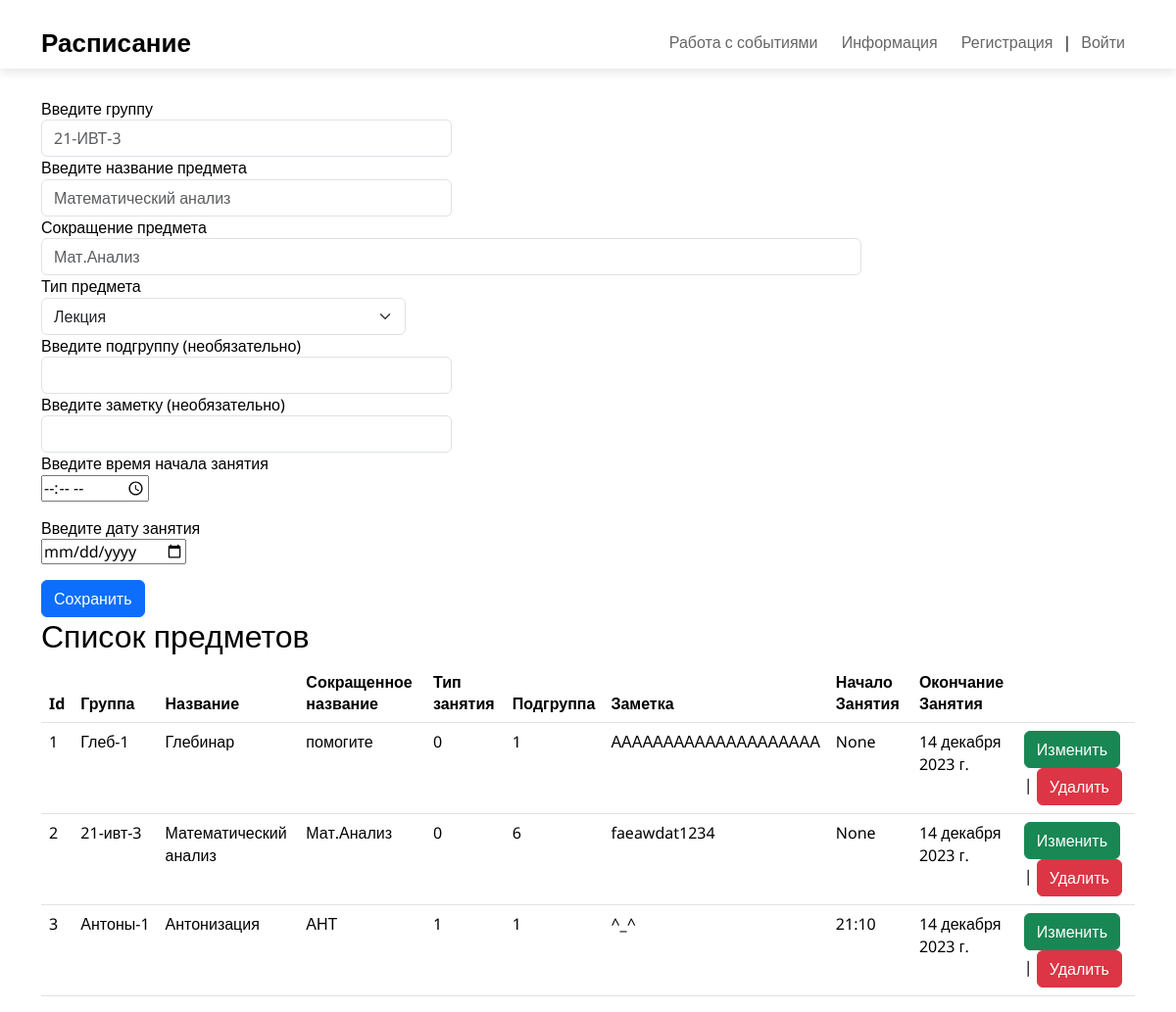
The app's page /index_addDel.html with its own data.
### app1/models.py (models this page shows)
class StudySession(models.Model):
    group = models.CharField(max_length=10)
    title = models.CharField(max_length=255)
    short_title = models.CharField(default="Мат.Анализ", max_length=10, blank=True, null=True)
    session_type = models.PositiveSmallIntegerField(default=0, blank=True, null=True)
    subgroup = models.PositiveSmallIntegerField(default=0, blank=True, null=True)
    comment = models.TextField(default="Здесь могла быть ваша заметка", blank=True, null=True)
    date_start = models.DateField(auto_now_add=True, blank=True)
    time_start = models.TimeField(auto_now_add=True, blank=True)

### app1/views.py (the view)
# urls.py: path('index_addDel.html', index_addDel),
def index_addDel(request):
    studysession = StudySession.objects.all()
    return render(request, "html/index_addDel.html", {"studysession": studysession})

### app1/templates/html/index_addDel.html (shortened to what this page needs)
<!DOCTYPE html>
<html lang="ru">
<head>
	<link rel="stylesheet" href="/static/styles/bootstrap-reboot.min.css">
	<link rel="stylesheet" href="/static/styles/bootstrap-grid.min.css">
    <link href="https://cdn.jsdelivr.net/npm/bootstrap@5.3.2/dist/css/bootstrap.min.css" rel="stylesheet">
	<link rel="stylesheet" href="/static/styles/styles.css">
</head>
<body>
	<nav class="navbar">
		<div class="container">
			<a href="/index.html" class="navbar-brand">Расписание</a>
			<ul class="navbar-menu">
				<li><a href="/index_addDel.html">Работа с событиями</a></li>
				<li><a href="/index_info.html">Информация</a></li>
				{% if request.user.is_authenticated %}
				    <li><a style = "color: blue">{{ user.get_username }} </a>|<a href="/logout">Выйти</a></li>
				{% else %}
				     <li><a href="/register">Регистрация</a>|<a href="/login">Войти</a></li>
				{% endif %}
			</ul>
		</div>
	</nav>
    <div class="container">
        <form method="POST" action="create/">
            <div class="form-row">
               <div class="form-group col-md-6">
                   <label for = "GroupName">Введите группу</label><br>
                        <input type="text" class="form-control" name="group" id = "GroupName" placeholder="21-ИВТ-3" required/>
               </div>
               <div class="form-group col-md-6">
                   <label for="TitleName">Введите название предмета</label><br>
                        <input type="text" class="form-control" name="title" id ="TitleName" placeholder="Математический анализ" required/>
               </div>
               <div class="form-group">
                    <label for="inputStitle">Сокращение предмета</label>
                    <input type="text" class="form-control" name = "short_title" id="inputStitle" placeholder="Мат.Анализ" required/>
               </div>
               <div class="form-group col-md-4">
                    <label for="inputStitle">Тип предмета</label>
                    <select class="form-select" required aria-label="select example" id="" name = "session_type">
                            <option value="0">Лекция</option>
                    </select>
                </div>
               <div class="form-group col-md-6">
                   <label for="SubGroupInput">Введите подгруппу (необязательно) </label><br>
                   <input type="number" class="form-control" name="subgroup" id="SubGroupInput"/>
               </div>
               <div class="form-group col-md-6">
                   <label for="CommentInput">Введите заметку (необязательно) </label><br>
                    <input type="text" class="form-control" name="comment" id="CommentInput"/>
               </div>
               <p>
                <label>Введите время начала занятия </label><br>
                <input type="time" name="time_start" required />
            </p>
            <p>
                <label>Введите дату занятия </label><br>
                <input type="date" name="date_start" required/>
            </p>
          </div>
            <input type="submit" value="Сохранить" class="btn btn-primary">
        </form>
    </div>
    {% if studysession.count > 0 %}
    <div class="container">
    <h2>Список предметов</h2>
    <table class="table table-hover">
        <thead>
        <th>Id</th><th>Группа</th><th>Название</th>
        <th>Сокращенное название</th><th>Тип занятия</th><th>Подгруппа</th>
        <th>Заметка</th><th>Начало Занятия</th><th>Окончание Занятия</th>
        <th></th></thead>
        {% for lesson in studysession %}
        <tr>
            <td>{{ lesson.id }}</td>
            <td>{{ lesson.group }}</td>
            <td>{{ lesson.title }}</td>
            <td>{{ lesson.short_title }}</td>
            <td>{{ lesson.session_type }}</td>
            <td>{{ lesson.subgroup }}</td>
            <td>{{ lesson.comment }}</td>
            <td>{{ lesson.time_start }}</td>
            <td>{{ lesson.date_start }}</td>
            <td><a class="btn btn-success" href="edit/{{lesson.id}}">Изменить</a> | <a class="btn btn-danger" href="delete/{{lesson.id}}">Удалить</a></td>
        </tr>
        {% endfor %}
    </table>
    {% endif %}
    </div>
</body>
</html>

### static/styles/styles.css (style rules this page uses)
body { position: relative; font-family: 'Noto Sans', sans-serif; font-size: 16px; line-height: 1.4; color: #000; min-width: 320px; overflow-x: hidden; height: auto; }
.navbar { width: 100%; height: 70px; box-shadow: 0 4px 10px rgba(0, 0, 0, .1); margin-bottom: 30px; }
.navbar .container { height: inherit; display: flex; justify-content: space-between; align-items: center; }
.navbar-menu { list-style-type: none; padding-left: 0; margin-bottom: 0; }
.navbar-menu li { display: inline-block; }
.navbar-menu li a { display: inline-block; color: #000; opacity: 0.6; text-decoration: none; padding: 10px; transition: all .1s ease-in-out; }
.navbar-brand { font-weight: 700; font-size: 26px; text-decoration: none; color: #000; transition: all .1s ease-in-out; }
.form-control { width: 75%; }

### records on screen
StudySession: id "1", group "Глеб-1", title "Глебинар", short_title "помогите", session_type "0", subgroup "1", comment "АААААААААААААААААААА", time_start "None", date_start "14 декабря 2023 г."
StudySession: id "2", group "21-ивт-3", title "Математический анализ", short_title "Мат.Анализ", session_type "0", subgroup "6", comment "faeawdat1234", time_start "None", date_start "14 декабря 2023 г."
StudySession: id "3", group "Антоны-1", title "Антонизация", short_title "АНТ", session_type "1", subgroup "1", comment "^_^", time_start "21:10", date_start "14 декабря 2023 г."
